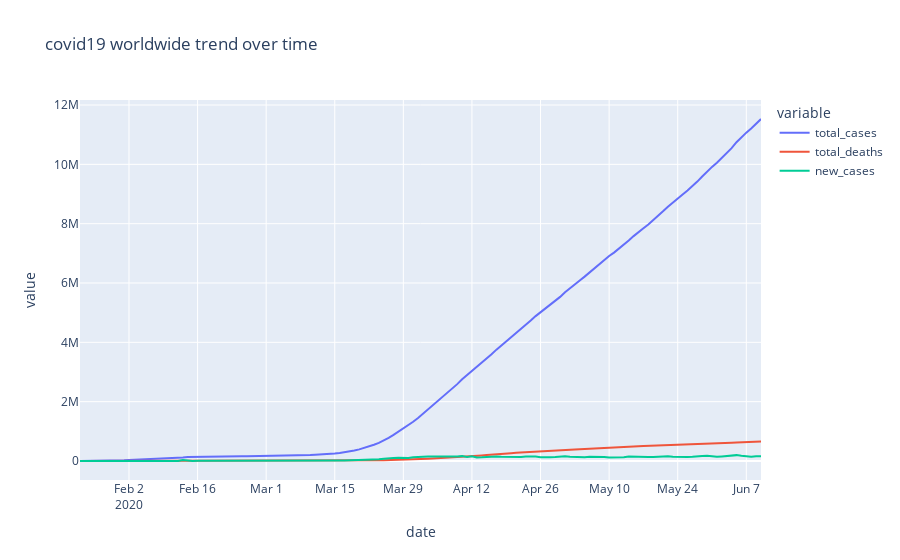

The code cell stored with this chart in its notebook:
### Code cell
fig = px.line(world_trend_melt, x='date', y='value', color='variable', title='covid19 worldwide trend over time')
fig.show()

### Figure 1 — Plotly figure (JSON) as saved in the notebook; plotly's stock layout.template omitted (floating-point values rounded to 4 significant figures; data arrays with more than 128 entries replaced by an {"elided": "..."} marker saying what was removed)
{"data": [{"hovertemplate": "variable=total_cases<br>date=%{x}<br>value=%{y}<extra></extra>", "legendgroup": "total_cases", "line": {"color": "#636efa", "dash": "solid"}, "marker": {"symbol": "circle"}, "mode": "lines", "name": "total_cases", "orientation": "v", "showlegend": true, "type": "scatter", "x": {"elided": "140 str values"}, "xaxis": "x", "y": {"elided": "140 int values"}, "yaxis": "y"}, {"hovertemplate": "variable=total_deaths<br>date=%{x}<br>value=%{y}<extra></extra>", "legendgroup": "total_deaths", "line": {"color": "#EF553B", "dash": "solid"}, "marker": {"symbol": "circle"}, "mode": "lines", "name": "total_deaths", "orientation": "v", "showlegend": true, "type": "scatter", "x": {"elided": "140 str values"}, "xaxis": "x", "y": {"elided": "140 int values"}, "yaxis": "y"}, {"hovertemplate": "variable=new_cases<br>date=%{x}<br>value=%{y}<extra></extra>", "legendgroup": "new_cases", "line": {"color": "#00cc96", "dash": "solid"}, "marker": {"symbol": "circle"}, "mode": "lines", "name": "new_cases", "orientation": "v", "showlegend": true, "type": "scatter", "x": {"elided": "140 str values"}, "xaxis": "x", "y": {"elided": "140 int values"}, "yaxis": "y"}], "layout": {"legend": {"title": {"text": "variable"}, "tracegroupgap": 0}, "title": {"text": "covid19 worldwide trend over time"}, "xaxis": {"anchor": "y", "domain": [0, 1], "title": {"text": "date"}}, "yaxis": {"anchor": "x", "domain": [0, 1], "title": {"text": "value"}}}}
